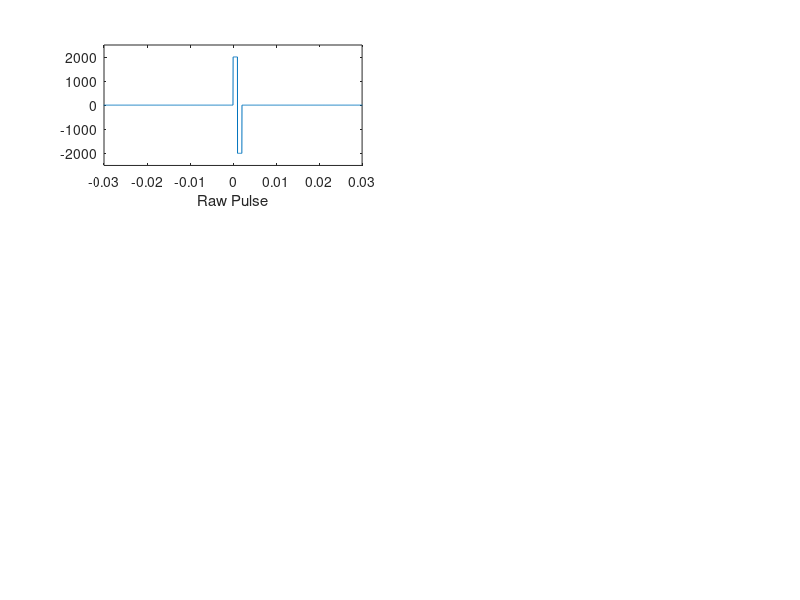

Recreate this plot in MATLAB. (Note: this script raises an error after producing the figure.)
% Simulated pulse with planned analysis transformations with different filters. 
% This is done to estimate the interval of data that should be cut out due to the applied Preprocessing.

x = linspace(-3, 3, 32000*6);
y = zeros(1, length(x))+4;
y(96001:96033) = 2000+4;
y(96034:96066) = -2000+4;

subplot(3,2,1)
plot(x,y)
xlim([-0.03 0.03])
xlabel(['Raw Pulse'])
ylim([-2500 2500])

dum.hdr.nChans = 1;
dum.hdr.label{1,1} = 'dummy';
dum.hdr.Fs = 32000;
dum.hdr.nSamples = 19200;
dum.hdr.nSamplesPre = 0;
dum.hdr.nTrials = 1;
dum.trial{1,1} = y ;
dum.time{1,1}  = x;
dum.label{1,1} = 'dummy';
dum.fsample = 32000;
dum.sampleinfo = [1 19200];

cfg = [];
cfg.lpfilter = 'yes';
cfg.lpfreq = 300;
%cfg.lpfilttype = 'butter';
cfg.demean = 'yes';
lpdum = ft_preprocessing(cfg, dum);

subplot(3,2,3)
plot(lpdum.time{1,1}, lpdum.trial{1,1})
xlim([-0.03 0.03])
xlabel(['LP filtered 300 Hz'])
ylim([-2500 2500])

cfg = [];
cfg.resamplefs = 1e3;
%cfg.detrend = 'yes';
cfg.demean = 'yes';
[resdum] = ft_resampledata( cfg,lpdum);



subplot(3,2,5)
plot(resdum.time{1,1}, resdum.trial{1,1})
xlim([-0.03 0.03])
xlabel(['Resampled at 1000 Hz from 32000'])
ylim([-2500 2500])


%%

x = linspace(-3, 3, 32000*6);
y = zeros(1, length(x))+4;
y(96001:96033) = 8000+4;
y(96034:96066) = -8000+4;

subplot(3,2,2)
plot(x,y)
xlim([-0.03 0.03])
xlabel(['Raw Pulse'])
ylim([-2500 2500])

dum.hdr.nChans = 1;
dum.hdr.label{1,1} = 'dummy';
dum.hdr.Fs = 32000;
dum.hdr.nSamples = 19200;
dum.hdr.nSamplesPre = 0;
dum.hdr.nTrials = 1;
dum.trial{1,1} = y ;
dum.time{1,1}  = x;
dum.label{1,1} = 'dummy';
dum.fsample = 32000;
dum.sampleinfo = [1 19200];

cfg = [];
cfg.lpfilter = 'yes';
cfg.lpfreq = 300;
%cfg.lpfilttype = 'butter';
cfg.demean = 'yes';
lpdum = ft_preprocessing(cfg, dum);

subplot(3,2,4)
plot(lpdum.time{1,1}, lpdum.trial{1,1})
xlim([-0.03 0.03])
xlabel(['LP filtered 300 Hz'])
ylim([-2500 2500])

cfg = [];
cfg.resamplefs = 1e3;
%cfg.detrend = 'yes';
cfg.demean = 'yes';
[resdum] = ft_resampledata( cfg,lpdum);



subplot(3,2,6)
plot(resdum.time{1,1}, resdum.trial{1,1})
xlim([-0.03 0.03])
xlabel(['Resampled at 1000 Hz from 32000'])
ylim([-2500 2500])




%% SPKdata

par = set_parameters_Bham(32000);

sr = par.sr;
w_pre = par.w_pre;
w_post = par.w_post;
ref = par.ref;
detect = par.detection;
stdmin = par.stdmin;
stdmax = par.stdmax;
fmin_detect = par.detect_fmin;
fmax_detect = par.detect_fmax;
fmin_sort = par.sort_fmin;
fmax_sort = par.sort_fmax;



[b_detect,a_detect] = ellip(par.detect_order,0.1,40,[fmin_detect fmax_detect]*2/sr);
[b,a] = ellip(par.sort_order,0.1,40,[fmin_sort fmax_sort]*2/sr);

xf_detect = filtfilt(b_detect, a_detect, y);
xf = filtfilt(b, a, y);


noise_std_detect = nanmedian(abs(xf_detect))/0.6745;
noise_std_sorted = nanmedian(abs(xf))/0.6745;
thr = stdmin * noise_std_detect;        %thr for detection is based on detect settings.
thrmax = stdmax * noise_std_sorted;     %thrmax for artifact removal is based on sorted settings.


nspk = 0;
xaux = find(abs(xf_detect(w_pre+2:end-w_post-2)) > thr) +w_pre+1;
xaux0 = 0;
for i=1:length(xaux)
    if xaux(i) >= xaux0 + ref
        [aux_unused, iaux]=max(abs(xf(xaux(i):xaux(i)+floor(ref/2)-1)));    %introduces alignment
        %if iaux == 1
        %    continue
        %end
        nspk = nspk + 1;
        index(nspk) = iaux + xaux(i) -1;
        xaux0 = index(nspk);
    end
end


% SPIKE STORING (with or without interpolation)
ls = w_pre+w_post;
spikes = zeros(nspk,ls+4);

xf = [xf zeros(1,w_post)];

for i=1:nspk                          %Eliminates artifacts
    if max(abs( xf(index(i)-w_pre:index(i)+w_post) )) < thrmax
        spikes(i,:)=xf(index(i)-w_pre-1:index(i)+w_post+2);
    end
end
aux = find(spikes(:,w_pre)==0);       %erases indexes that were artifacts

if ~isempty(aux)
    spikes(aux,:)=[];
    index(aux)=[];
end


spikes(:,end-1:end)=[];       %eliminates borders that were introduced for interpolation
spikes(:,1:2)=[];


timestamp = x(index);
plot(x,xf(1:192000))
xlim([-0.03 0.03])
xlabel(['Raw Pulse'])
ylim([-2500 2500])

for lins = 1:length(timestamp)
    line([timestamp(lins) timestamp(lins)], [-3000 3000],'Color', 'r')
end


